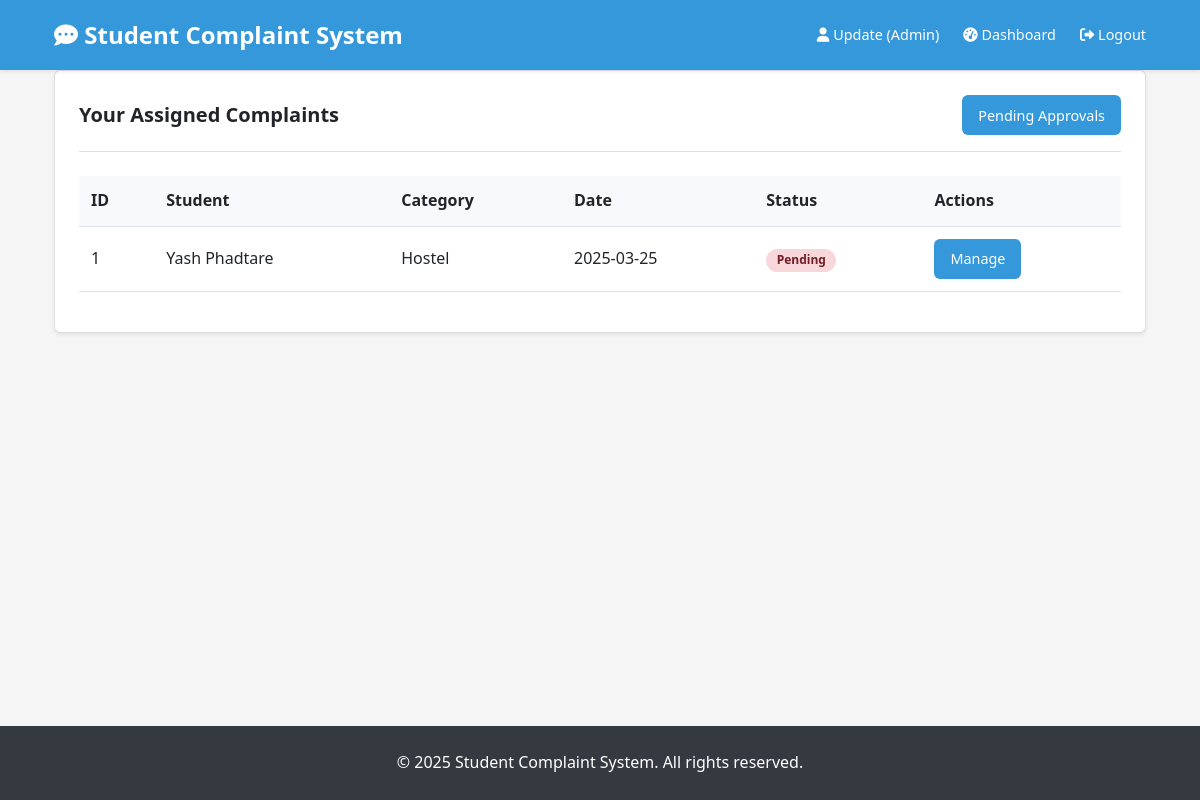
Screenshot of /admin/dashboard (signed in) with the database file from the repository.
### tables this page shows
CREATE TABLE complaints (
                id INTEGER PRIMARY KEY AUTOINCREMENT,
                student_id INTEGER NOT NULL,
                admin_id INTEGER,
                category TEXT NOT NULL,
                subcategory TEXT NOT NULL,
                description TEXT NOT NULL,
                file_path TEXT,
                status TEXT DEFAULT 'pending' CHECK (status IN ('pending', 'in_progress', 'resolved')),
                created_at TIMESTAMP DEFAULT CURRENT_TIMESTAMP,
                updated_at TIMESTAMP DEFAULT CURRENT_TIMESTAMP,
                FOREIGN KEY (student_id) REFERENCES users (id),
                FOREIGN KEY (admin_id) REFERENCES users (id)
            );

CREATE TABLE users (
                id INTEGER PRIMARY KEY AUTOINCREMENT,
                username TEXT UNIQUE NOT NULL,
                password TEXT NOT NULL,
                role TEXT NOT NULL CHECK (role IN ('student', 'admin', 'pending_admin')),
                full_name TEXT NOT NULL,
                email TEXT NOT NULL,
                created_at TIMESTAMP DEFAULT CURRENT_TIMESTAMP
            );

### app.py (the view)
@app.route('/admin/dashboard')
@admin_required
def admin_dashboard():
    db = get_db()
    try:
        complaints = db.execute(
            'SELECT c.*, u.full_name as student_name FROM complaints c '
            'JOIN users u ON c.student_id = u.id '
            'WHERE c.admin_id = ? '
            'ORDER BY CASE c.status '
            "WHEN 'pending' THEN 1 "
            "WHEN 'in_progress' THEN 2 "
            "WHEN 'resolved' THEN 3 "
            'END, c.created_at DESC',
            (session['user_id'],)
        ).fetchall()
        pending_admins_count = db.execute(
            'SELECT COUNT(*) as count FROM users WHERE role = "pending_admin"'
        ).fetchone()['count']
        return render_template('admin/dashboard.html',
                            complaints=complaints,
                            pending_admins_count=pending_admins_count)
    except sqlite3.Error as e:
        flash(f'Error retrieving complaints: {str(e)}', 'danger')
        return redirect(url_for('home'))
    finally:
        db.close()

### app.py (called while the page is built)
def get_db():
    db = sqlite3.connect(app.config['DATABASE'])
    db.row_factory = sqlite3.Row
    return db

def admin_required(f):
    @wraps(f)
    def decorated_function(*args, **kwargs):
        if 'user_id' not in session or session.get('role') != 'admin':
            flash('Admin access required', 'danger')
            return redirect(url_for('login'))
        return f(*args, **kwargs)
    return decorated_function

@app.context_processor
def inject_now():
    return {'now': datetime.now()}

### templates/admin/dashboard.html (shortened to what this page needs)
{% extends "base.html" %}
{% block content %}
<div class="card">
    <div class="card-header">
        <h2 class="card-title">Your Assigned Complaints</h2>
        <div>
            <a href="{{ url_for('admin_approvals') }}" class="btn btn-primary">
                Pending Approvals {% if pending_admins_count %}<span class="badge bg-danger">{{ pending_admins_count }}</span>{% endif %}
            </a>
        </div>
    </div>
    <div class="card-body">
        {% if complaints %}
            <div class="table-responsive">
                <table class="table">
                    <thead>
                        <tr>
                            <th>ID</th>
                            <th>Student</th>
                            <th>Category</th>
                            <th>Date</th>
                            <th>Status</th>
                            <th>Actions</th>
                        </tr>
                    </thead>
                    <tbody>
                        {% for complaint in complaints %}
                        <tr>
                            <td>{{ complaint.id }}</td>
                            <td>{{ complaint.student_name }}</td>
                            <td>{{ complaint.category|title }}</td>
                            <td>{{ complaint.created_at[:10] }}</td>
                            <td>
                                <span class="badge badge-{{ complaint.status }}">
                                    {{ complaint.status|replace('_', ' ')|title }}
                                </span>
                            </td>
                            <td>
                                <a href="{{ url_for('admin_view_complaint', complaint_id=complaint.id) }}" class="btn">Manage</a>
                            </td>
                        </tr>
                        {% endfor %}
                    </tbody>
                </table>
            </div>
        {% else %}
            <p>You don't have any assigned complaints.</p>
        {% endif %}
    </div>
</div>
{% endblock %}

### static/css/style.css (style rules this page uses)
:root { --primary-color: #3498db; --primary-dark: #2980b9; --success-color: #2ecc71; --danger-color: #e74c3c; --warning-color: #f39c12; --light-color: #f8f9fa; --dark-color: #343a40; --gray-color: #6c757d; --text-color: #212529; --text-light: #6c757d; --border-radius: 0.375rem; --box-shadow: 0 0.125rem 0.25rem rgba(0, 0, 0, 0.075); --transition: all 0.3s ease; --container-width: 1140px; }
* { margin: 0; padding: 0; box-sizing: border-box; }
body { font-family: 'Segoe UI', Tahoma, Geneva, Verdana, sans-serif; line-height: 1.6; color: var(--text-color); background-color: #f5f5f5; display: flex; flex-direction: column; min-height: 100vh; }
.card { background-color: white; border-radius: var(--border-radius); box-shadow: var(--box-shadow); padding: 1.5rem; margin-bottom: 1.5rem; border: 1px solid rgba(0, 0, 0, 0.125); }
.card-header { border-bottom: 1px solid rgba(0, 0, 0, 0.125); padding-bottom: 1rem; margin-bottom: 1.5rem; display: flex; justify-content: space-between; align-items: center; flex-wrap: wrap; gap: 1rem; }
.card-title { font-size: 1.25rem; margin: 0; font-weight: 600; }
.btn { display: inline-flex; align-items: center; justify-content: center; background-color: var(--primary-color); color: white; border: none; padding: 0.5rem 1rem; border-radius: var(--border-radius); cursor: pointer; font-size: 0.9rem; transition: var(--transition); text-decoration: none; gap: 0.5rem; height: 2.5rem; }
.table { width: 100%; border-collapse: collapse; margin-bottom: 1rem; }
.table th, .table td { padding: 0.75rem; text-align: left; border-bottom: 1px solid #dee2e6; vertical-align: middle; }
.table th { background-color: #f8f9fa; font-weight: 600; color: var(--text-color); }
.badge { display: inline-block; padding: 0.35rem 0.65rem; font-size: 0.75rem; font-weight: 600; line-height: 1; text-align: center; white-space: nowrap; vertical-align: baseline; border-radius: 10rem; }
.badge-pending { background-color: #f8d7da; color: #721c24; }

### rows the page displays
complaints: id "1", student_name "Yash Phadtare", category "Hostel", created_at "2025-03-25", status "Pending"

### other values shown
{{ session.full_name }} "Update"
{{ session.role|title }} "Admin"
